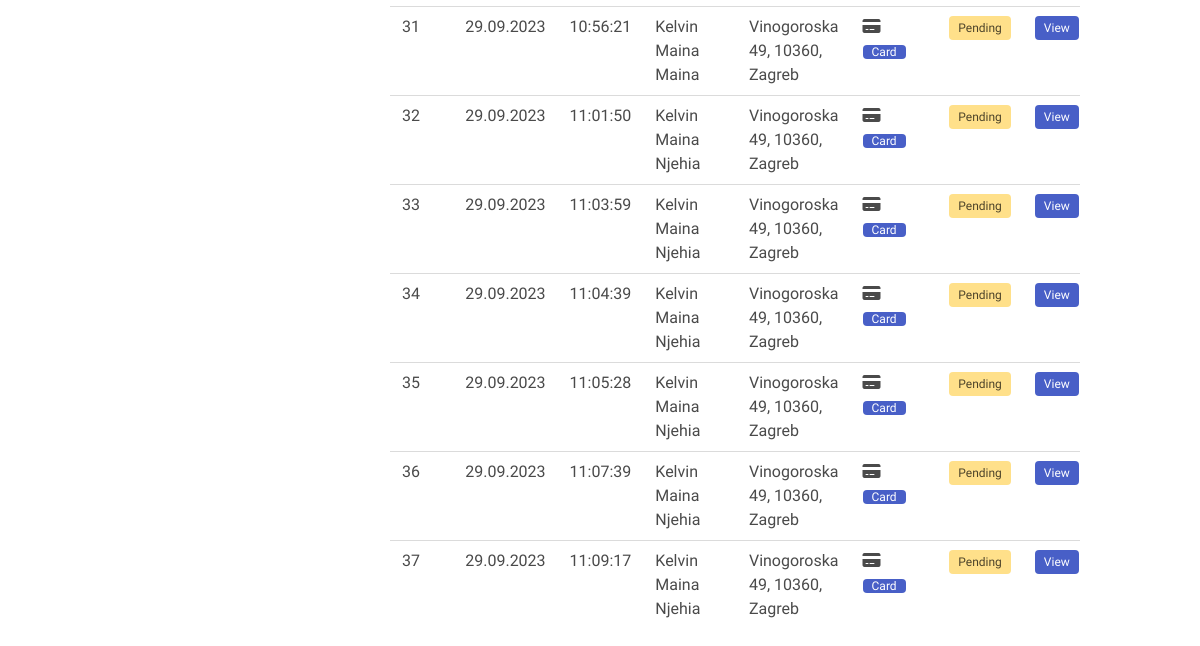
/orders/ (lower part), run on an earlier commit of the app's database.
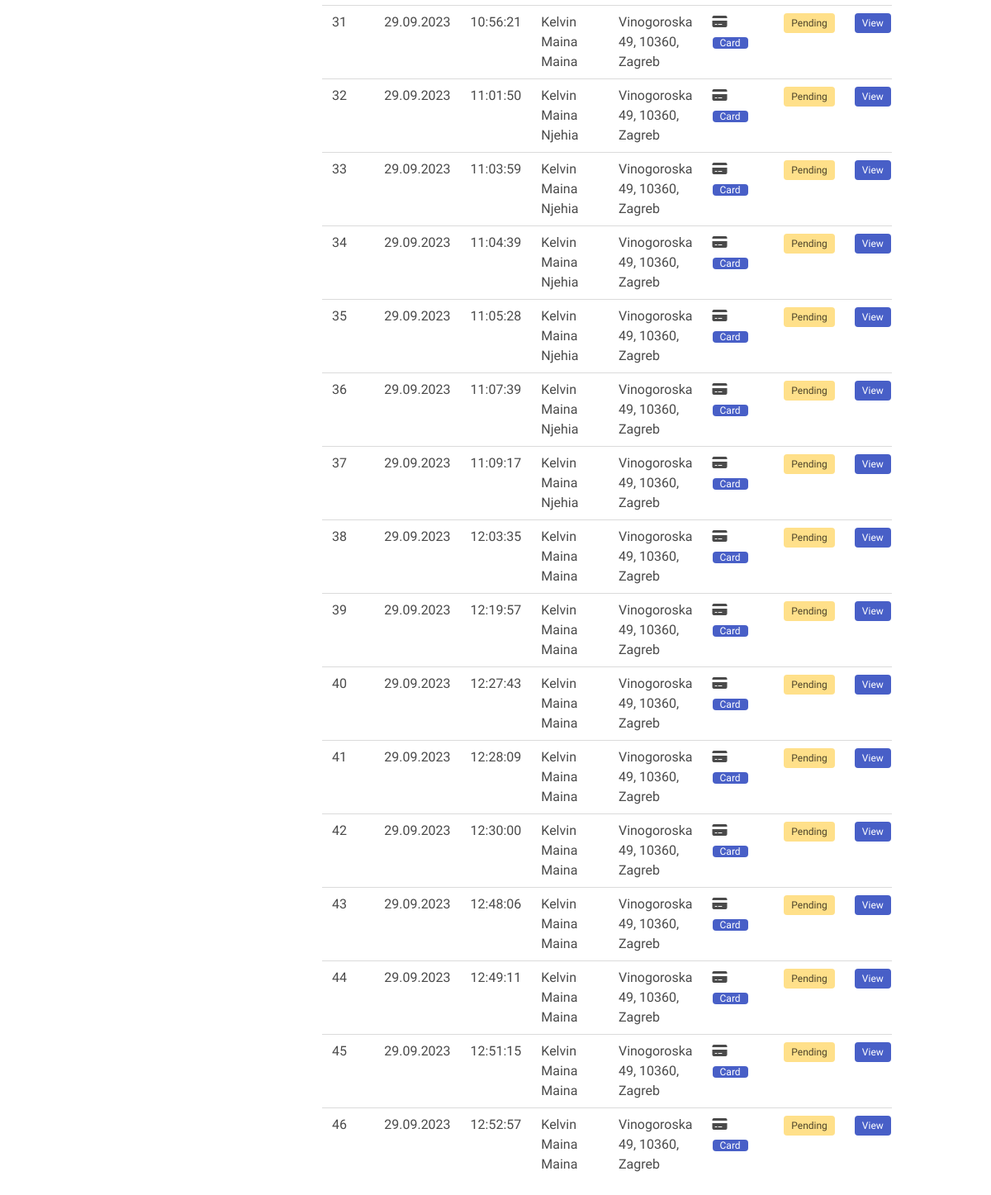
And on a later commit of the database.
### core/models.py (models this page shows, shortened)
class Order(models.Model):
    order_id = models.SlugField(max_length=100, null=True, blank=True)
    date_ordered = models.DateTimeField(auto_now_add=True)
    delivered = models.BooleanField(default=False)
    anonymous_cart = models.ForeignKey(AnonymousCart, on_delete=models.CASCADE, null=True, blank=True)
    buyer = models.ForeignKey(BuyerDeliveryDetails, on_delete=models.CASCADE, null=True, blank=True)
    buyer_id_order = models.ForeignKey(User, on_delete=models.CASCADE, null=True, blank=True)

class BuyerDeliveryDetails(models.Model):
    first_name = models.CharField(max_length=100)
    last_name = models.CharField(max_length=100)
    phone_number = models.IntegerField()
    email = models.EmailField()
    address = models.CharField(max_length=200)
    postal_code = models.CharField(max_length=20)
    city = models.CharField(max_length=100)
    country = models.CharField(max_length=100, default='Croatia')
    payment_method = models.CharField(max_length=100)
    username = models.CharField(max_length=100, null=True, blank=True)

### core/views.py (the view)
# urls.py: path('orders/', views.admin_orders, name='orders'),
def admin_orders(request):
    orders = Order.objects.filter(delivered=False)
    return render(request, 'shop/orders.html', {'orders': orders})

### core/context_processors.py (called while the page is built)
def categories(request):
    return {
        'categories': ProductCategory.objects.all()
    }

def cart(request):
    if request.user.is_authenticated:
        print(request.user)
        try:
            cart = Cart.objects.get(user=request.user)
            print(cart.cartitem_set)
            cart = cart.cartitem_set.count()
            return {
                'cart': cart
            }
        except:
            return {
                'cart': 0
            }
    else:
        cart_id = request.session.get('cart_id')
        print(cart_id)
        if cart_id:
            try:
                cart = AnonymousCart.objects.get(id=cart_id)
                cart = cart.anonymouscartitem_set.count()
                return {
                    'cart': cart
                }
            except:
                return {
                    'cart': 0
                }
        else:
            return {
                'cart': 0
            }

### core/templates/shop/orders.html (shortened to what this page needs)
{% extends 'shop/base.html' %}
{% load static %}
{% block content %}
<div class="card-content">
    <div class="content">
        <div class="inventory">
            <table id="product-table">
                <tbody>
                    {% for order in orders %}
                    <tr id="{{order.id}}">
                        <td>{{ order.id }}</td>
                        <td>{{ order.date_ordered |date:"d.m.Y" }}</td>
                        <td>{{ order.date_ordered |time:"H:i:s" }}</td>
                        <td>{{ order.buyer.first_name }} {{ order.buyer.last_name }}</td>
                        <td>{{ order.buyer.address }}, {{ order.buyer.postal_code }}, {{ order.buyer.city }} </td>
                        <td>
                            {% if order.payment_method == 'cash' %}
                            <i class="fa-solid fa-money-bills"></i>
                            <p style="display: inline;" class="tag is-link"> Cash</p>
                            {% else %}
                            <i class="fa-solid fa-credit-card"></i>
                            <p style="display: inline;" class="tag is-link"> Card</p {% endif %} </td>
                        <td>
                            {% if order.status == True %}
                            <span class="tag is-success">Completed</span>
                            {% else %}
                            <span class="tag is-warning">Pending</span>
                            {% endif %}
                        </td>
                        <td><a href="/order-details/{{order.id}}" class="tag is-small is-link">View</a></td>
                    </tr>
                    {% endfor %}
                </tbody>
            </table>
        </div>
    </div>
</div>
{% endblock %}

What changed in the data, as far as the page shows it:
added Order: id "38", date_ordered "29.09.2023", date_ordered "12:03:35", buyer.first_name "Kelvin Maina", buyer.last_name "Maina", buyer.address "Vinogoroska 49", buyer.postal_code "10360", buyer.city "Zagreb", shows "Card", shows "Pending"
added Order: id "39", date_ordered "29.09.2023", date_ordered "12:19:57", buyer.first_name "Kelvin Maina", buyer.last_name "Maina", buyer.address "Vinogoroska 49", buyer.postal_code "10360", buyer.city "Zagreb", shows "Card", shows "Pending"
added Order: id "40", date_ordered "29.09.2023", date_ordered "12:27:43", buyer.first_name "Kelvin Maina", buyer.last_name "Maina", buyer.address "Vinogoroska 49", buyer.postal_code "10360", buyer.city "Zagreb", shows "Card", shows "Pending"
added Order: id "41", date_ordered "29.09.2023", date_ordered "12:28:09", buyer.first_name "Kelvin Maina", buyer.last_name "Maina", buyer.address "Vinogoroska 49", buyer.postal_code "10360", buyer.city "Zagreb", shows "Card", shows "Pending"
added Order: id "42", date_ordered "29.09.2023", date_ordered "12:30:00", buyer.first_name "Kelvin Maina", buyer.last_name "Maina", buyer.address "Vinogoroska 49", buyer.postal_code "10360", buyer.city "Zagreb", shows "Card", shows "Pending"
added Order: id "43", date_ordered "29.09.2023", date_ordered "12:48:06", buyer.first_name "Kelvin Maina", buyer.last_name "Maina", buyer.address "Vinogoroska 49", buyer.postal_code "10360", buyer.city "Zagreb", shows "Card", shows "Pending"
added Order: id "44", date_ordered "29.09.2023", date_ordered "12:49:11", buyer.first_name "Kelvin Maina", buyer.last_name "Maina", buyer.address "Vinogoroska 49", buyer.postal_code "10360", buyer.city "Zagreb", shows "Card", shows "Pending"
added Order: id "45", date_ordered "29.09.2023", date_ordered "12:51:15", buyer.first_name "Kelvin Maina", buyer.last_name "Maina", buyer.address "Vinogoroska 49", buyer.postal_code "10360", buyer.city "Zagreb", shows "Card", shows "Pending"
added Order: id "46", date_ordered "29.09.2023", date_ordered "12:52:57", buyer.first_name "Kelvin Maina", buyer.last_name "Maina", buyer.address "Vinogoroska 49", buyer.postal_code "10360", buyer.city "Zagreb", shows "Card", shows "Pending"
